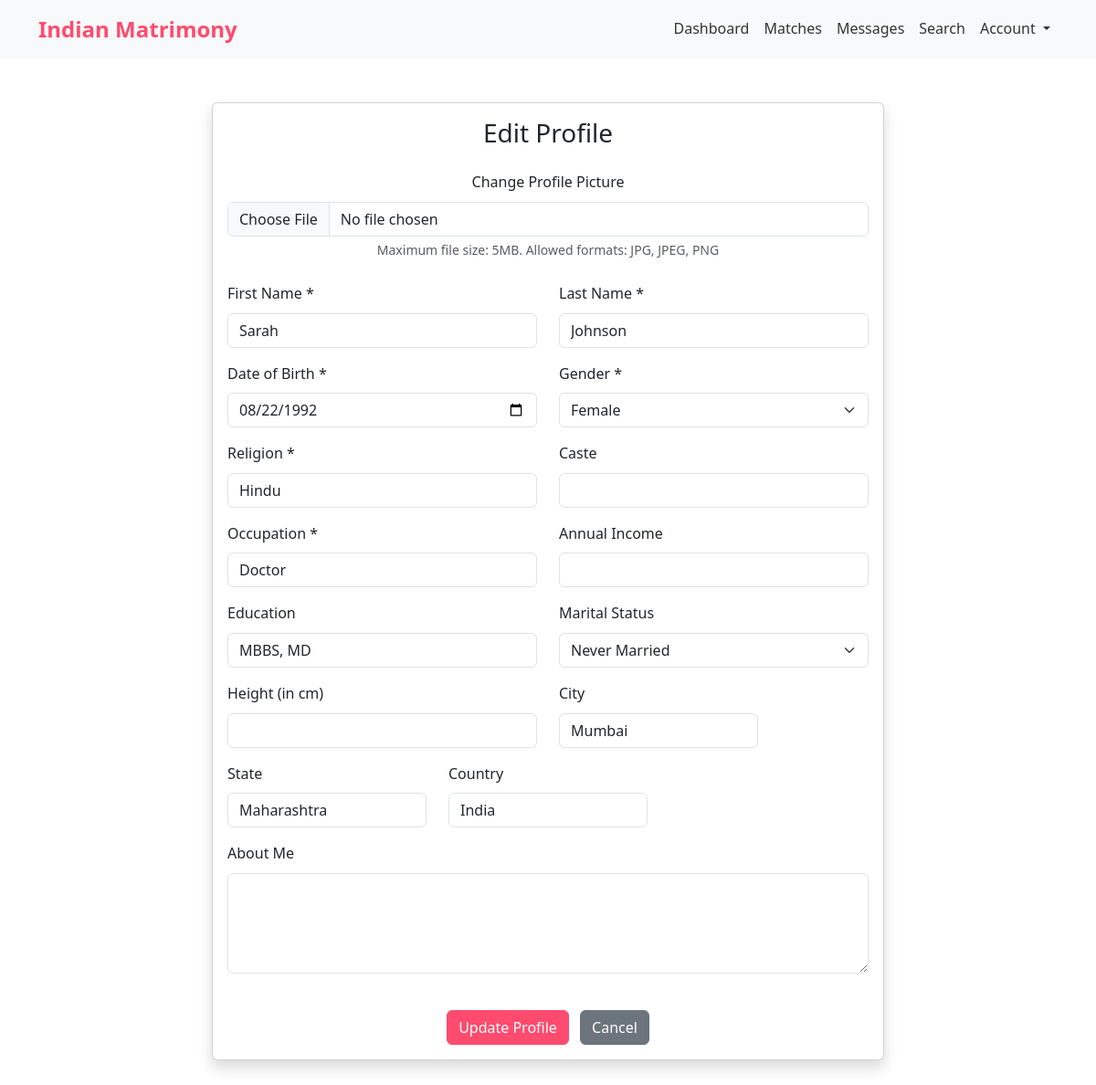
/edit-profile.php (signed in), run on the app's committed database.
### tables this page shows
CREATE TABLE profiles (
    id INT PRIMARY KEY AUTO_INCREMENT,
    user_id INT NOT NULL,
    first_name VARCHAR(50),
    last_name VARCHAR(50),
    gender ENUM('Male', 'Female'),
    dob DATE,
    religion VARCHAR(50),
    caste VARCHAR(50),
    occupation VARCHAR(100),
    income VARCHAR(50),
    education VARCHAR(100),
    marital_status ENUM('Never Married', 'Divorced', 'Widowed'),
    height DECIMAL(5,2),
    about_me TEXT,
    city VARCHAR(50),
    state VARCHAR(50),
    country VARCHAR(50) DEFAULT 'India',
    profile_pic VARCHAR(255),
    created_at TIMESTAMP DEFAULT CURRENT_TIMESTAMP,
    updated_at TIMESTAMP DEFAULT CURRENT_TIMESTAMP ON UPDATE CURRENT_TIMESTAMP,
    CONSTRAINT fk_user_profile FOREIGN KEY (user_id) REFERENCES users(id) ON DELETE CASCADE
);

### edit-profile.php (the view, shortened to what this page needs)
<?php
require_once 'config/database.php';
$user_id = $_SESSION['user_id'];
$profile = null;
try {
    $conn = connectDB();
    $stmt = $conn->prepare("
        SELECT p.*, u.email, u.phone
        FROM profiles p
        JOIN users u ON p.user_id = u.id
        WHERE p.user_id = ?
    ");
    $stmt->bind_param("i", $user_id);
    if (!$stmt->execute()) {
        throw new Exception("Execute failed: " . $stmt->error);
    }
    $result = $stmt->get_result();
    $profile = $result->fetch_assoc();
} catch (Exception $e) {
    $error = $e->getMessage();
} finally {
    if (isset($conn)) {
        closeDB($conn);
    }
}
function displayValue($value) {
    return htmlspecialchars($value ?? '', ENT_QUOTES, 'UTF-8');
}
?>
<!DOCTYPE html>
<html lang="en">
<head>
    <link href="https://cdn.jsdelivr.net/npm/bootstrap@5.3.0/dist/css/bootstrap.min.css" rel="stylesheet">
    <link rel="stylesheet" href="assets/css/style.css">
</head>
<body>
    <?php include 'includes/header.php'; ?>
    <div class="container py-5">
        <div class="row justify-content-center">
            <div class="col-md-8">
                <div class="card shadow">
                    <div class="card-body">
                        <h3 class="card-title text-center mb-4">Edit Profile</h3>
                        <form method="POST" enctype="multipart/form-data" class="needs-validation" novalidate>
                            <div class="mb-4 text-center">
                                <div class="mb-3">
                                    <label for="profile_pic" class="form-label">Change Profile Picture</label>
                                    <input type="file" class="form-control" id="profile_pic" name="profile_pic" accept="image/*">
                                    <div class="form-text">Maximum file size: 5MB. Allowed formats: JPG, JPEG, PNG</div>
                                </div>
                            </div>
                            <div class="row">
                                <div class="col-md-6 mb-3">
                                    <label for="first_name" class="form-label">First Name *</label>
                                    <input type="text" class="form-control" id="first_name" name="first_name"
                                           value="<?php echo displayValue($profile['first_name']); ?>" required>
                                </div>
                                <div class="col-md-6 mb-3">
                                    <label for="last_name" class="form-label">Last Name *</label>
                                    <input type="text" class="form-control" id="last_name" name="last_name"
                                           value="<?php echo displayValue($profile['last_name']); ?>" required>
                                </div>
                                <div class="col-md-6 mb-3">
                                    <label for="dob" class="form-label">Date of Birth *</label>
                                    <input type="date" class="form-control" id="dob" name="dob"
                                           value="<?php echo displayValue($profile['dob']); ?>" required>
                                </div>
                                <div class="col-md-6 mb-3">
                                    <label for="gender" class="form-label">Gender *</label>
                                    <select class="form-select" id="gender" name="gender" required>
                                        <option value="Female" <?php echo $profile['gender'] === 'Female' ? 'selected' : ''; ?>>Female</option>
                                    </select>
                                </div>
                                <div class="col-md-6 mb-3">
                                    <label for="religion" class="form-label">Religion *</label>
                                    <input type="text" class="form-control" id="religion" name="religion"
                                           value="<?php echo displayValue($profile['religion']); ?>" required>
                                </div>
                                <div class="col-md-6 mb-3">
                                    <label for="caste" class="form-label">Caste</label>
                                    <input type="text" class="form-control" id="caste" name="caste"
                                           value="<?php echo displayValue($profile['caste']); ?>">
                                </div>
                                <div class="col-md-6 mb-3">
                                    <label for="occupation" class="form-label">Occupation *</label>
                                    <input type="text" class="form-control" id="occupation" name="occupation"
                                           value="<?php echo displayValue($profile['occupation']); ?>" required>
                                </div>
                                <div class="col-md-6 mb-3">
                                    <label for="income" class="form-label">Annual Income</label>
                                    <input type="text" class="form-control" id="income" name="income"
                                           value="<?php echo displayValue($profile['income']); ?>">
                                </div>
                                <div class="col-md-6 mb-3">
                                    <label for="education" class="form-label">Education</label>
                                    <input type="text" class="form-control" id="education" name="education"
                                           value="<?php echo displayValue($profile['education']); ?>">
                                </div>
                                <div class="col-md-6 mb-3">
                                    <label for="marital_status" class="form-label">Marital Status</label>
                                    <select class="form-select" id="marital_status" name="marital_status">
                                        <option value="Never Married" <?php echo $profile['marital_status'] === 'Never Married' ? 'selected' : ''; ?>>Never Married</option>
                                    </select>
                                </div>
                                <div class="col-md-6 mb-3">
                                    <label for="height" class="form-label">Height (in cm)</label>
                                    <input type="number" step="0.01" class="form-control" id="height" name="height"
                                           value="<?php echo displayValue($profile['height']); ?>">
                                </div>
                                <div class="col-md-4 mb-3">
                                    <label for="city" class="form-label">City</label>
                                    <input type="text" class="form-control" id="city" name="city"
                                           value="<?php echo displayValue($profile['city']); ?>">
                                </div>
                                <div class="col-md-4 mb-3">
                                    <label for="state" class="form-label">State</label>
                                    <input type="text" class="form-control" id="state" name="state"
                                           value="<?php echo displayValue($profile['state']); ?>">
                                </div>
                                <div class="col-md-4 mb-3">
                                    <label for="country" class="form-label">Country</label>
                                    <input type="text" class="form-control" id="country" name="country"
                                           value="<?php echo displayValue($profile['country']); ?>">
                                </div>
                                <div class="col-12 mb-3">
                                    <label for="about_me" class="form-label">About Me</label>
                                    <textarea class="form-control" id="about_me" name="about_me" rows="4"><?php echo displayValue($profile['about_me']); ?></textarea>
                                </div>
                            </div>
                            <div class="text-center mt-4">
                                <button type="submit" class="btn btn-primary">Update Profile</button>
                                <a href="dashboard.php" class="btn btn-secondary ms-2">Cancel</a>
                            </div>
                        </form>
                    </div>
                </div>
            </div>
        </div>
    </div>
</body>
</html>

### assets/css/style.css (style rules this page uses)
:root { --primary-color: #FF4B6E; --secondary-color: #6C63FF; --text-color: #333; --light-gray: #f8f9fa; --dark-gray: #343a40; }
body { font-family: 'Segoe UI', Arial, sans-serif; color: var(--text-color); line-height: 1.6; }
.btn-primary { background-color: var(--primary-color); border-color: var(--primary-color); }

### data on the page
profiles: first_name "Sarah", last_name "Johnson", dob "08/22/1992", gender "Female", religion "Hindu", occupation "Doctor", education "MBBS, MD", marital_status "Never Married", city "Mumbai", state "Maharashtra", country "India"
